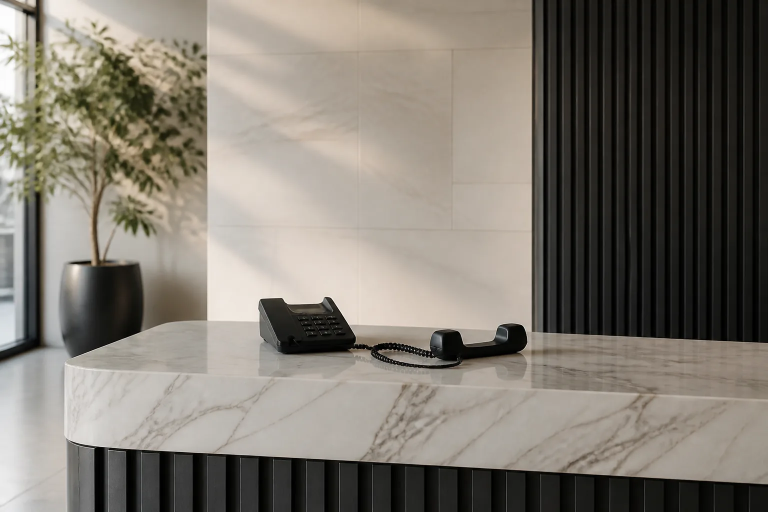
#> input picture site-caesthetic/assets/case-studies/covers/addison-derm-phone-hours-path.webp, 1536 x 1024 px, given in place of v01-hook.png, which was not available (shown at 1/2 size)
$ python compose-template-reel-example.py
#> lines starting #> are read from the running program, lines starting #| are printed output that depends on the picture; pictures that were not available may be replaced by others from this repository, and a replacement may not be noted
#> in compose, raw is the input picture: PIL image 1536x1024 RGB; mean R, G, B 127, 121.2, 112
#!/usr/bin/env python3
"""Compose one Template Reel example: Valerie stills + accent headlines."""

from pathlib import Path

from PIL import Image, ImageDraw, ImageFont

SRC = Path("/root/.cursor/projects/var-www-grainee-v2/assets")
OUT = Path(
    "/var/www/grainee-v2/docs/projects/caesthetic/operations/ig-growth/footage/template-reel-example-01"
)
W, H = 1080, 1920
WHITE = (255, 255, 255, 255)
ACCENT = (196, 92, 50, 255)  # burnt sienna — key words, as in the approved cover grid
MUTED = (230, 224, 216, 255)
NAVY = (28, 58, 74, 255)

FONT_DIR = Path("/usr/share/fonts/truetype/ibm-plex")
FONT_BOLD = FONT_DIR / "IBMPlexSans-Bold.ttf"
FONT_SEMI = FONT_DIR / "IBMPlexSans-SemiBold.ttf"
FONT_REG = FONT_DIR / "IBMPlexSans-Regular.ttf"

FRAMES = [
    {
        "src": "v01-hook.png",
        "out": "01-hook.png",
        "kicker": "MAPS  ·  01 / 05",
        "lines": [
            [("4.9", "accent")],
            [("CAN STILL HIDE", "white")],
            [("A DEMAND LEAK", "white")],
        ],
    },
    {
        "src": "v02-rating.png",
        "out": "02-rating.png",
        "kicker": "MAPS  ·  02 / 05",
        "lines": [
            [("RATING IS NOT", "white")],
            [("DEMAND", "accent")],
        ],
    },
    {
        "src": "v03-velocity.png",
        "out": "03-velocity.png",
        "kicker": "MAPS  ·  03 / 05",
        "lines": [
            [("CHECK", "white"), ("  VELOCITY", "accent")],
            [("CHECK REPLIES", "white")],
        ],
    },
    {
        "src": "v04-card.png",
        "out": "04-card.png",
        "kicker": "MAPS  ·  04 / 05",
        "lines": [
            [("WE SCORE THE", "white")],
            [("CARD", "accent")],
            [("NOT THE STAR", "white")],
        ],
    },
    {
        "src": "v05-end.png",
        "out": "05-end.png",
        "kicker": "FREE  ·  05 / 05",
        "lines": [
            [("FREE", "white")],
            [("GROWTH SCORE", "accent")],
        ],
        "sub": "caesthetic.com/growth-score",
    },
]


def font(path: Path, size: int) -> ImageFont.FreeTypeFont:
    return ImageFont.truetype(str(path), size)


def cover_resize(im: Image.Image) -> Image.Image:
    im = im.convert("RGB")
    scale = max(W / im.width, H / im.height)
#> scale = 1.88
    nw, nh = int(im.width * scale), int(im.height * scale)
#> nw = 2880; nh = 1920
    im = im.resize((nw, nh), Image.Resampling.LANCZOS)
    left = (nw - W) // 2
#> left = 900
    top = max(0, (nh - H) // 2 - 80)
#> top = 0
    return im.crop((left, top, left + W, top + H))


def add_bottom_gradient(base: Image.Image) -> Image.Image:
    overlay = Image.new("RGBA", (W, H), (0, 0, 0, 0))
#> overlay: PIL image 1080x1920 RGBA; every value is 0
    draw = ImageDraw.Draw(overlay)
    top = 980
    for y in range(top, H):
        t = (y - top) / (H - top)
        alpha = int(210 * (t**1.15))
        draw.line([(0, y), (W, y)], fill=(10, 8, 6, alpha))
    return Image.alpha_composite(base.convert("RGBA"), overlay)
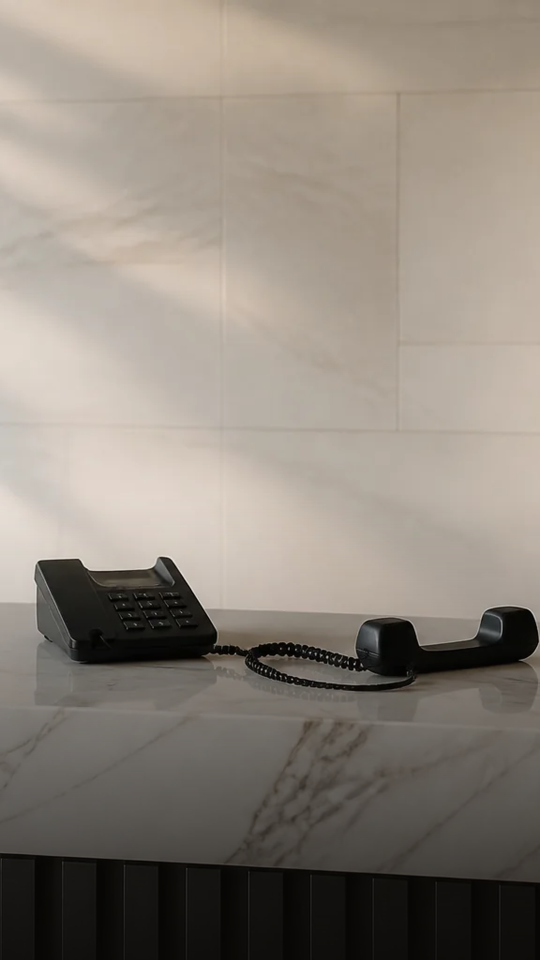
#> returned value: PIL image 1080x1920 RGBA (shown at 1/2 size); mean R, G, B, A 142, 133.7, 124.1, 255


def draw_mixed_line(draw: ImageDraw.ImageDraw, parts, x: int, y: int, fnt, fill_map) -> int:
    cx = x
    for text, kind in parts:
        draw.text((cx, y), text, font=fnt, fill=fill_map[kind])
        cx += int(draw.textlength(text, font=fnt))
    return y + int(fnt.size * 1.08)


def compose(spec: dict) -> Path:
    raw = Image.open(SRC / spec["src"])
    frame = add_bottom_gradient(cover_resize(raw))
    draw = ImageDraw.Draw(frame)

    mark = font(FONT_SEMI, 22)
    kicker_f = font(FONT_SEMI, 20)
    headline = font(FONT_BOLD, 78 if len(spec["lines"]) > 2 else 92)
    sub_f = font(FONT_REG, 28)
    chip_f = font(FONT_SEMI, 20)

    draw.text((80, 88), "CAESTHETIC", font=mark, fill=WHITE)
    draw.text((80, 128), spec["kicker"], font=kicker_f, fill=ACCENT)

    fills = {"white": WHITE, "accent": ACCENT}
    y = 1240 if len(spec["lines"]) < 3 else 1180
    for line in spec["lines"]:
        y = draw_mixed_line(draw, line, 80, y, headline, fills)
#> this loop made 3 passes
#> y on passes 1 to 3: 1264, 1348, 1432

    if spec.get("sub"):
        draw.text((80, y + 18), spec["sub"], font=sub_f, fill=MUTED)

    chip = "// VALERIE PETRA"
    tw = int(draw.textlength(chip, font=chip_f))
#> tw = 172
    pad_x, pad_y = 22, 12
    bx1, by1 = 80, 1768
    bx2, by2 = 80 + tw + pad_x * 2, 1768 + 20 + pad_y * 2
#> bx2 = 296; by2 = 1812
    draw.rounded_rectangle((bx1, by1, bx2, by2), radius=4, fill=NAVY)
    draw.text((bx1 + pad_x, by1 + pad_y - 2), chip, font=chip_f, fill=WHITE)

    dest = OUT / spec["out"]
    frame.convert("RGB").save(dest, "PNG", optimize=True)
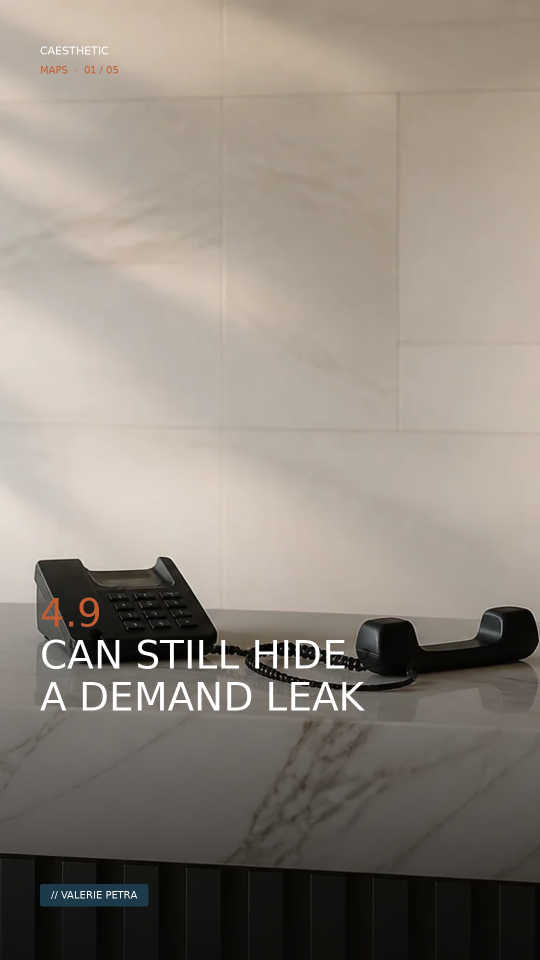
#> saved as 01-hook.png: PIL image 1080x1920 RGB (shown at 1/2 size); mean R, G, B 144.1, 135.8, 126.3
    return dest


def main() -> None:
    OUT.mkdir(parents=True, exist_ok=True)
    written = [compose(spec) for spec in FRAMES]
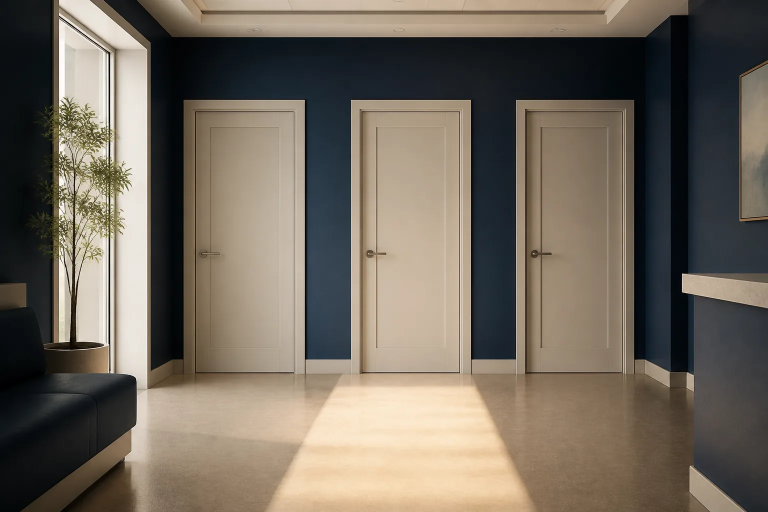
#> input picture site-caesthetic/assets/case-studies/covers/atlanta-four-office-derm-routing.webp, 1536 x 1024 px, given in place of v02-rating.png, which was not available (shown at 1/2 size)
#> in compose, raw is the input picture: PIL image 1536x1024 RGB; mean R, G, B 114, 105.2, 93.4
#> in cover_resize (call 2), `return im.crop((left, top, left + W, top + H))`:
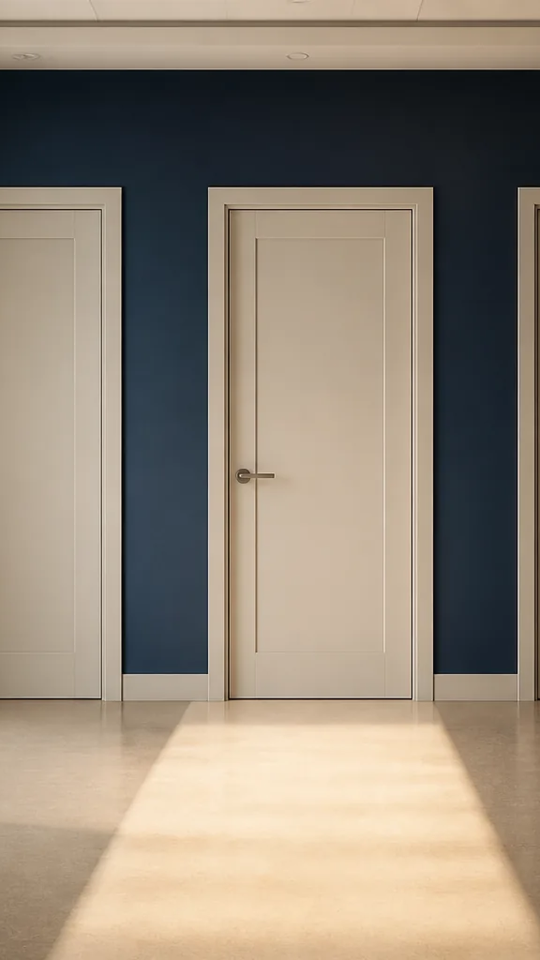
#> returned value: PIL image 1080x1920 RGB (shown at 1/2 size); mean R, G, B 147.3, 135.5, 120.3
#> in add_bottom_gradient (call 2), `return Image.alpha_composite(base.convert("RGBA"), overlay)`:
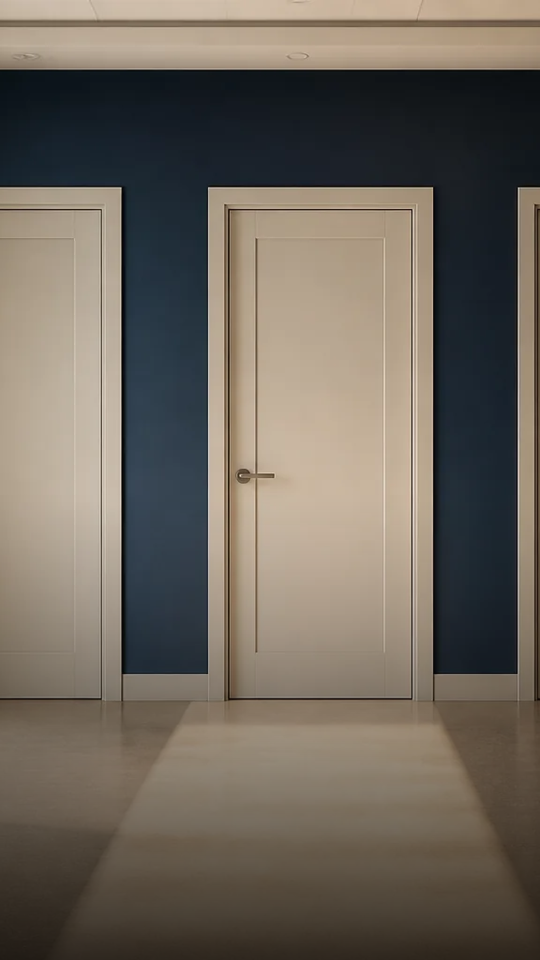
#> returned value: PIL image 1080x1920 RGBA (shown at 1/2 size); mean R, G, B, A 110.7, 102.8, 92.6, 255
#> the loop in compose (call 2), `for line in spec["lines"]:` made 2 passes
#> y on passes 1 to 2: 1339, 1438
#> in compose (call 2), `frame.convert("RGB").save(dest, "PNG", optimize=True)`:
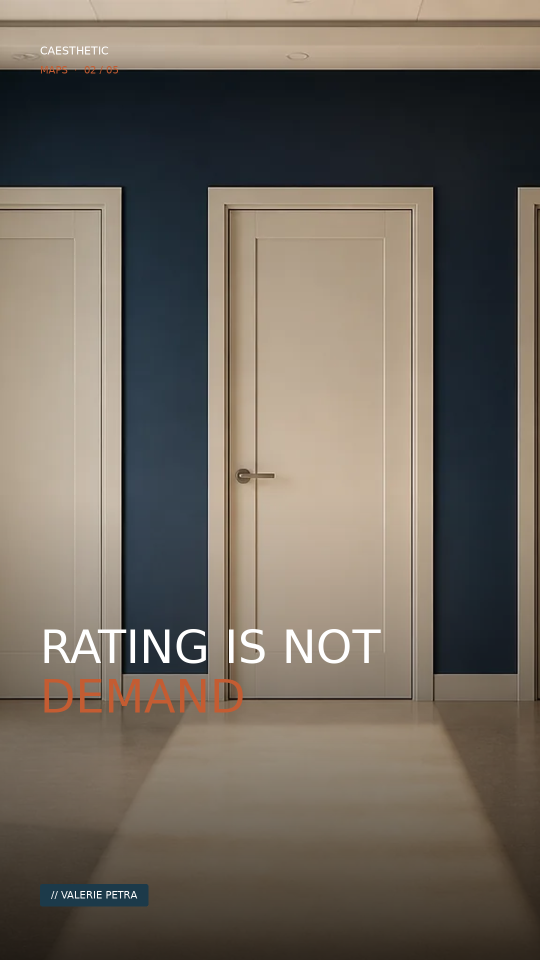
#> saved as 02-rating.png: PIL image 1080x1920 RGB (shown at 1/2 size); mean R, G, B 111.9, 103.8, 93.7
#> the loop in compose (call 3), `for line in spec["lines"]:` made 2 passes
#> in compose (call 3), `frame.convert("RGB").save(dest, "PNG", optimize=True)`:
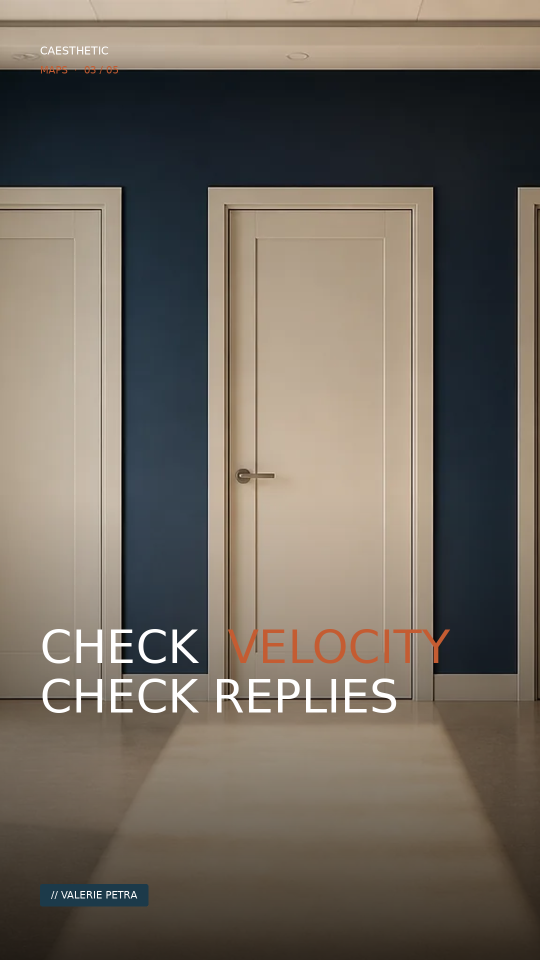
#> saved as 03-velocity.png: PIL image 1080x1920 RGB (shown at 1/2 size); mean R, G, B 112.3, 104.3, 94.2
    print("\n".join(str(p) for p in written))


if __name__ == "__main__":
#> (the run stopped early here; a loop or call above may not have finished)
